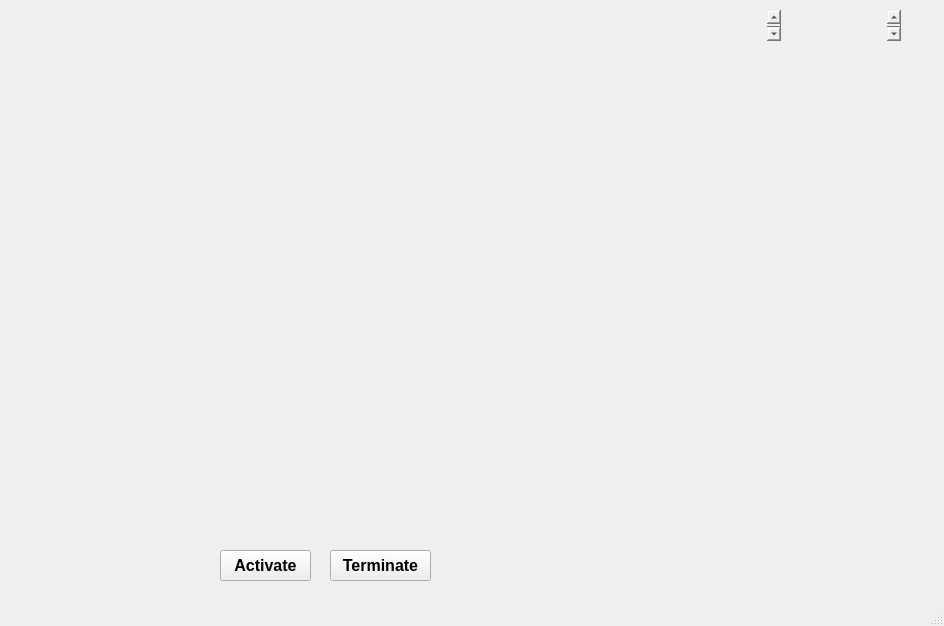
<?xml version="1.0" encoding="UTF-8"?>
<ui version="4.0">
 <class>MainWindow</class>
 <widget class="QMainWindow" name="MainWindow">
  <property name="geometry">
   <rect>
    <x>0</x>
    <y>0</y>
    <width>944</width>
    <height>626</height>
   </rect>
  </property>
  <property name="windowTitle">
   <string>MainWindow</string>
  </property>
  <widget class="QWidget" name="centralwidget">
   <widget class="QLabel" name="label">
    <property name="geometry">
     <rect>
      <x>-4</x>
      <y>-8</y>
      <width>951</width>
      <height>621</height>
     </rect>
    </property>
    <property name="text">
     <string/>
    </property>
    <property name="pixmap">
     <pixmap>movie/Capture.PNG</pixmap>
    </property>
    <property name="scaledContents">
     <bool>true</bool>
    </property>
   </widget>
   <widget class="QLabel" name="label_2">
    <property name="geometry">
     <rect>
      <x>0</x>
      <y>10</y>
      <width>401</width>
      <height>71</height>
     </rect>
    </property>
    <property name="text">
     <string/>
    </property>
    <property name="pixmap">
     <pixmap>movie/eight.gif</pixmap>
    </property>
   </widget>
   <widget class="QLabel" name="label_3">
    <property name="geometry">
     <rect>
      <x>280</x>
      <y>100</y>
      <width>391</width>
      <height>351</height>
     </rect>
    </property>
    <property name="text">
     <string/>
    </property>
    <property name="pixmap">
     <pixmap>movie/2RNb.gif</pixmap>
    </property>
    <property name="scaledContents">
     <bool>true</bool>
    </property>
   </widget>
   <widget class="QLabel" name="label_4">
    <property name="geometry">
     <rect>
      <x>10</x>
      <y>110</y>
      <width>211</width>
      <height>211</height>
     </rect>
    </property>
    <property name="text">
     <string/>
    </property>
    <property name="pixmap">
     <pixmap>movie/four.gif</pixmap>
    </property>
    <property name="scaledContents">
     <bool>true</bool>
    </property>
   </widget>
   <widget class="QLabel" name="label_5">
    <property name="geometry">
     <rect>
      <x>20</x>
      <y>430</y>
      <width>171</width>
      <height>171</height>
     </rect>
    </property>
    <property name="text">
     <string/>
    </property>
    <property name="pixmap">
     <pixmap>movie/six.gif</pixmap>
    </property>
    <property name="scaledContents">
     <bool>true</bool>
    </property>
   </widget>
   <widget class="QLabel" name="label_6">
    <property name="geometry">
     <rect>
      <x>450</x>
      <y>520</y>
      <width>101</width>
      <height>81</height>
     </rect>
    </property>
    <property name="text">
     <string/>
    </property>
    <property name="pixmap">
     <pixmap>movie/two.gif</pixmap>
    </property>
    <property name="scaledContents">
     <bool>true</bool>
    </property>
   </widget>
   <widget class="QLabel" name="label_7">
    <property name="geometry">
     <rect>
      <x>720</x>
      <y>420</y>
      <width>191</width>
      <height>181</height>
     </rect>
    </property>
    <property name="text">
     <string/>
    </property>
    <property name="pixmap">
     <pixmap>movie/nine.gif</pixmap>
    </property>
    <property name="scaledContents">
     <bool>true</bool>
    </property>
   </widget>
   <widget class="QPushButton" name="pushButton">
    <property name="geometry">
     <rect>
      <x>220</x>
      <y>550</y>
      <width>91</width>
      <height>31</height>
     </rect>
    </property>
    <property name="font">
     <font>
      <family>MS Sans Serif</family>
      <pointsize>12</pointsize>
      <weight>75</weight>
      <bold>true</bold>
     </font>
    </property>
    <property name="text">
     <string>Activate</string>
    </property>
   </widget>
   <widget class="QPushButton" name="pushButton_2">
    <property name="geometry">
     <rect>
      <x>330</x>
      <y>550</y>
      <width>101</width>
      <height>31</height>
     </rect>
    </property>
    <property name="font">
     <font>
      <family>MS Sans Serif</family>
      <pointsize>12</pointsize>
      <weight>75</weight>
      <bold>true</bold>
     </font>
    </property>
    <property name="text">
     <string>Terminate</string>
    </property>
   </widget>
   <widget class="QTextBrowser" name="textBrowser">
    <property name="geometry">
     <rect>
      <x>660</x>
      <y>10</y>
      <width>121</width>
      <height>31</height>
     </rect>
    </property>
    <property name="font">
     <font>
      <family>SimSun-ExtB</family>
      <pointsize>14</pointsize>
     </font>
    </property>
    <property name="styleSheet">
     <string notr="true">background:transparent;
border-radius:none;</string>
    </property>
   </widget>
   <widget class="QTextBrowser" name="textBrowser_2">
    <property name="geometry">
     <rect>
      <x>790</x>
      <y>10</y>
      <width>111</width>
      <height>31</height>
     </rect>
    </property>
    <property name="font">
     <font>
      <family>SimSun-ExtB</family>
      <pointsize>14</pointsize>
     </font>
    </property>
    <property name="styleSheet">
     <string notr="true">background:transparent;
border-radius:none;</string>
    </property>
   </widget>
  </widget>
  <widget class="QStatusBar" name="statusbar"/>
 </widget>
 <resources/>
 <connections/>
</ui>
